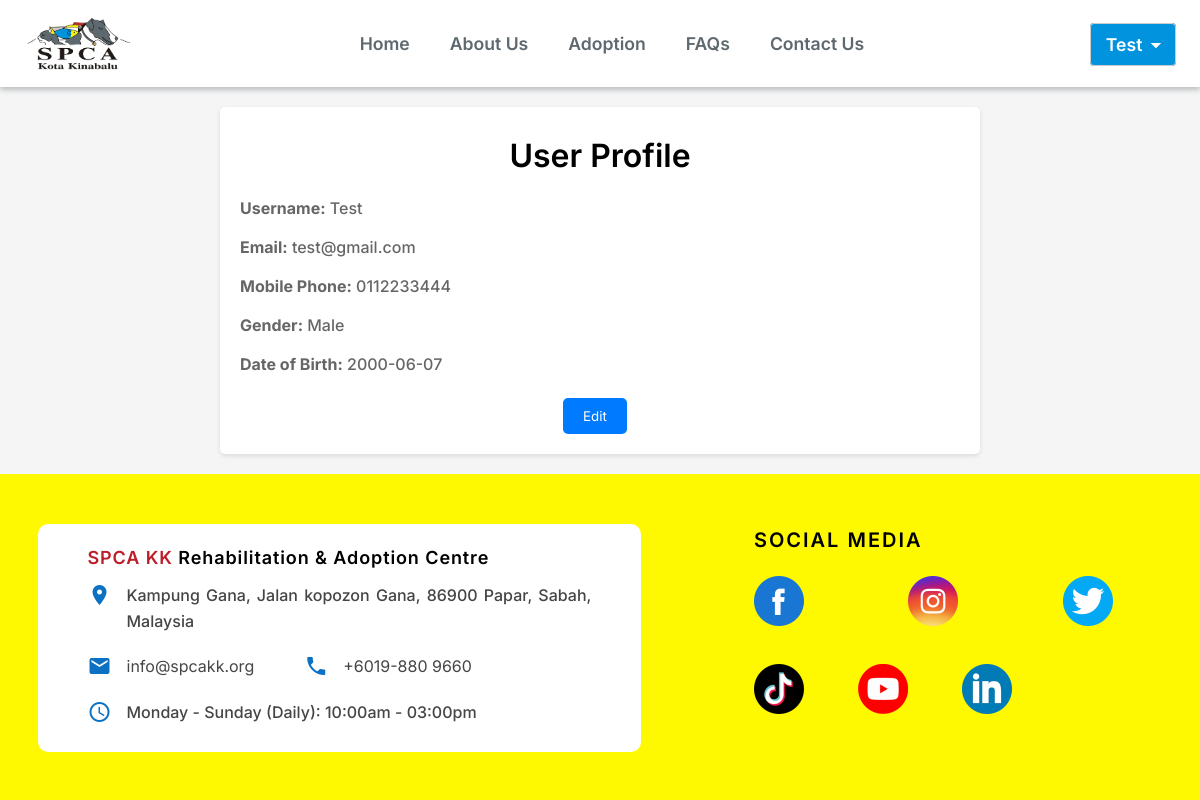
The page /user-profile.php (signed in) on the database its author committed.
### tables this page shows
CREATE TABLE `user` (
  `user_id` int(11) NOT NULL,
  `username` varchar(50) NOT NULL,
  `gender` varchar(50) NOT NULL,
  `DOB` date NOT NULL,
  `mobile` varchar(12) NOT NULL,
  `email` varchar(50) NOT NULL,
  `password` varchar(255) NOT NULL
);

### user-profile.php (the view, shortened to what this page needs)
<?php
require_once('include/header.php');
$current_email = $_SESSION['email'];
$query = "SELECT * FROM user WHERE email = ?";
$stmt = $conn->prepare($query);
$stmt->bind_param("s", $current_email);
$stmt->execute();
$result = $stmt->get_result();
if ($result && $result->num_rows > 0) {
    $row = $result->fetch_assoc();
    $username = $row['username'];
    $mobile = $row['mobile'];
    $gender = $row['gender'];
    $dob = $row['DOB'];
}
?>
<!DOCTYPE html>
<html lang="en">
<head>
    <link rel="stylesheet" href="https://cdnjs.cloudflare.com/ajax/libs/font-awesome/5.15.4/css/all.min.css">
</head>
<body>
    <div class="container">
        <h2>User Profile</h2>
        <div class="user-info">
            <p><strong>Username:</strong> <?php echo $username; ?></p>
            <p><strong>Email:</strong> <?php echo $current_email; ?></p>
            <p><strong>Mobile Phone:</strong> <?php echo $mobile; ?></p>
            <p><strong>Gender:</strong> <?php echo $gender; ?></p>
            <p><strong>Date of Birth:</strong> <?php echo $dob; ?></p>
        </div>
        <div class="button-container">
            <button class="edit-btn" onclick="openForm()">Edit</button>
        </div>
    </div>
</body>
</html>
<?php require_once('include/footer.php'); ?>

### include/header.css (style rules this page uses)
* { padding: 0; margin: 0; font-family: 'Inter'; text-decoration: none; list-style: none; }
:root { --text-color: #5E696F; --main-color: #0193DE; }

### common.css (style rules this page uses)
body { font-family: 'Inter'; font-weight: 500; font-size: 16px; line-height: 1.8; }
h2 { font-weight: 600; font-size: 32px; color: #000000; }

### user-profile.php (style rules this page uses)
html, body { max-width: 100%; overflow-x: hidden; }
body { font-family: Arial, sans-serif; background-color: #f5f5f5; margin: 0; padding: 0; ov }
.container { width: 60%; margin: 20px auto; padding: 20px; background-color: #fff; border-radius: 5px; box-shadow: 0 2px 5px rgba(0, 0, 0, 0.1); max-width: 1200px; }
h2 { color: #333; margin-top: 0; text-align: center; }
.user-info p { margin: 10px 0; color: #666; }
.button-container { text-align: center; margin-top: 20px; }
.edit-btn, .back-btn { padding: 10px 20px; border: none; border-radius: 5px; cursor: pointer; margin-right: 10px; }
.edit-btn { background-color: #007bff; color: #fff; }

### rows shown on the page
user: username "Test", mobile "0112233444", gender "Male", DOB "2000-06-07"

### other values the page prints
$username "Test"
$current_email "test@gmail.com"
